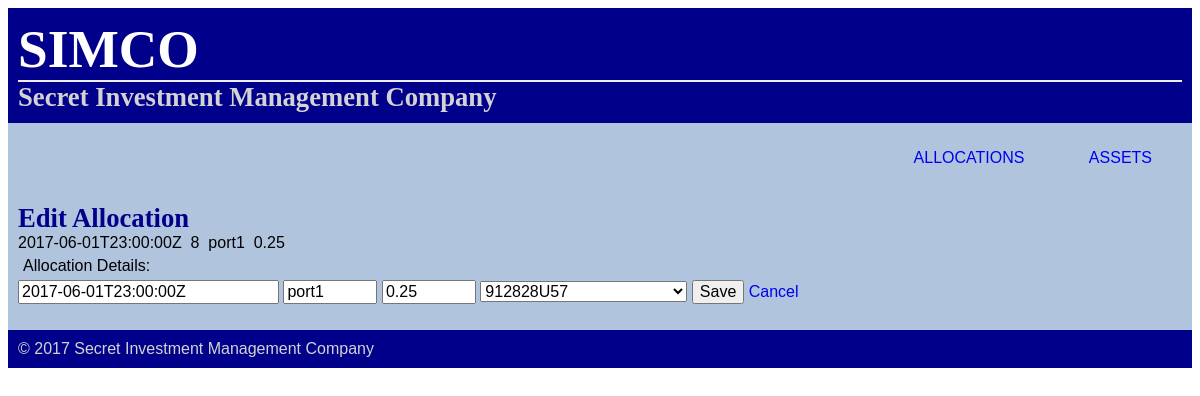
Screenshot of /allocations/4/edit/ with the database file from the repository.
### database_setup.py (models this page shows, shortened)
class Allocation(Base):
    __tablename__   = 'allocation'
    id              = Column(Integer, primary_key = True, autoincrement = True)
    date_mod        = Column(String(25), nullable = False)
    portfolio       = Column(String(10), nullable = False)          # use a string name for portfolio
    asset_id        = Column(Integer, ForeignKey('asset.id'))
    asset           = relationship(Asset)
    allocation      = Column(Float, nullable = False)

### project.py (the view)
@app.route('/allocations/<int:allocation_id>/edit/', methods = ['GET', 'POST'])
def editAllocation(allocation_id):
    if request.method == 'POST':
        allocation = allocations.filter_by(id = allocation_id).one()
        allocation.date_mod     = request.form['date_mod']
        allocation.portfolio    = request.form['portfolio']
        allocation.asset_id     = request.form['asset_id']
        allocation.allocation   = request.form['allocation']
        logger.info('updating allocation: {}'.format({k:v for k,v in allocation.__dict__.items() if type(v) in [str, float, int]}))
        session.add(allocation)
        session.commit()
        return redirect(url_for('showAllocations'))
    else:
        return render_template('editAllocation.html', allocation = allocations.filter_by(id = allocation_id).one(), assets = assets)

### project.py (called while the page is built)
@app.before_request
def log_request_info():
    logger.debug('Headers: %s', request.headers)
    logger.debug('Body: %s', request.get_data())

### templates/editAllocation.html
{% include 'header.html' %}
<div class = "pane">
  <h3>Edit Allocation</h3>
  {{allocation.date_mod}}&nbsp
  {{allocation.asset_id}}&nbsp
  {{allocation.portfolio}}&nbsp
  {{allocation.allocation}}
  <form action="{{ url_for('editAllocation', allocation_id = allocation.id)}}" method = "post">
      <p>Allocation Details:</p>
      <input type = "text" size ="25" name = "date_mod" value = "{{allocation.date_mod}}" required aria-describedby = "datetime" pattern = "[0-9]{4}-[0-9]{2}-[0-9]{2}(T[0-9]{2}:[0-9]{2}:[0-9]{2}Z)?">
      <input type = "text" size ="7" name = "portfolio" value = "{{allocation.portfolio}}" pattern = "[A-Za-z-0-9]+" required aria-describedby="portfolio" title = "portfolio name">
      <input type = "text" size = "7" name = "allocation" value = "{{allocation.allocation}}" required aria-required = "true" pattern="([0-9]+)?(\.[0-9]+)" title = "e.g. allocation = 0.15 = 15%">
      <select name ="asset_id" required>
        {% for asset in assets %}
          {% if asset.id == allocation.asset_id %}
            <option value ="{{asset.id}}" selected>{{asset.symbol}}</option>
          {% else %}
            <option value ="{{asset.id}}">{{asset.symbol}}</option>
          {% endif %}
        {% endfor %}
      </select>
      <input type = "submit" value ="Save">
      <a href = "{{url_for('showAllocations')}}"> Cancel </a>
  </form>
</div>
{% include 'footer.html' %}

### static/style.css (style rules this page uses)
body { font-size: 12pt; font-family: sans-serif; background-color: White; }
h1, h2, h3 { font-family: 'Georgia', serif; margin: 0; }
h3 { font-size: 20pt; color: DarkBlue; }
p { font-size: 12pt; color: Black; margin: 5; }
a { font-size: 12pt; text-decoration: none; }
input { font-size: 12pt; text-decoration: none; }
select { font-size: 12pt; text-decoration: none; }
::placeholder { color: LightGrey }
.pane { position:relative; padding: 10px; margin: 0px; background-color: LightSteelBlue; }

### rows the page displays
Allocation: date_mod "2017-06-01T23:00:00Z", asset_id "8", portfolio "port1", allocation "0.25"

### other values shown
form field asset_id "912828U57"
